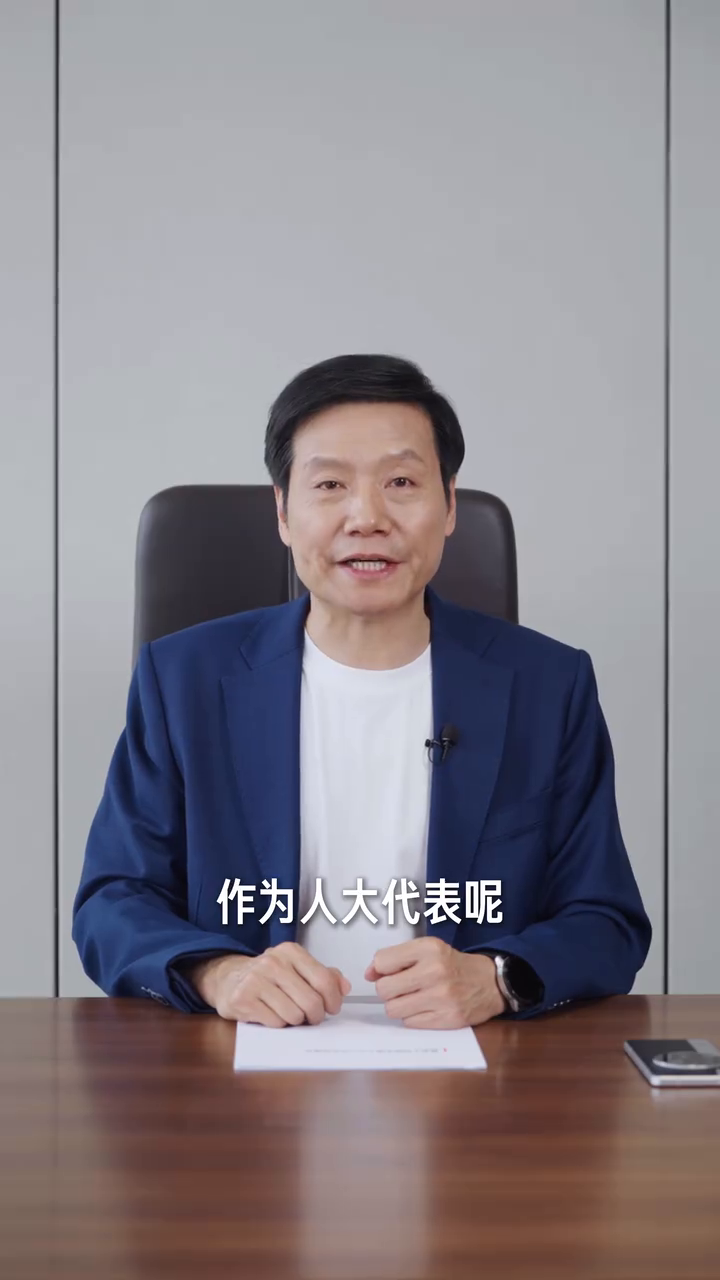
#> input picture frame 186 of test_video.mp4, 720 x 1280 px, given in place of test_2.mp4, which was not available
$ python K_Frame_Capture.py
#> lines starting #> are read from the running program, lines starting #| are printed output that depends on the picture
import cv2
import os
import pandas as pd

# 视频路径与输出路径
video_path = r"G:\videochat\my_design\test_2.mp4"
output_dir = r"G:\videochat\my_design\K_frame"
os.makedirs(output_dir, exist_ok=True)

# 打开视频
cap = cv2.VideoCapture(video_path)
if not cap.isOpened():
    raise ValueError("❌ 无法打开视频文件，请检查路径或格式是否正确！")

# 尝试读取第一帧
success, prev_frame = cap.read()
#> prev_frame is the input picture: shape (1280, 720, 3); mean B, G, R 137.8, 131.3, 137.3
if not success or prev_frame is None:
    raise ValueError("❌ 视频第一帧读取失败，可能视频损坏或格式不受支持。")

# 参数设定
frame_interval = 15 #每两帧比较一次
threshold = 30
fps = cap.get(cv2.CAP_PROP_FPS)
# print(fps)    视频帧率

frame_count = 0
kf_index = 0
timestamps = []

# 灰度预处理
prev_gray = cv2.cvtColor(prev_frame, cv2.COLOR_BGR2GRAY) # 先前帧的灰度处理
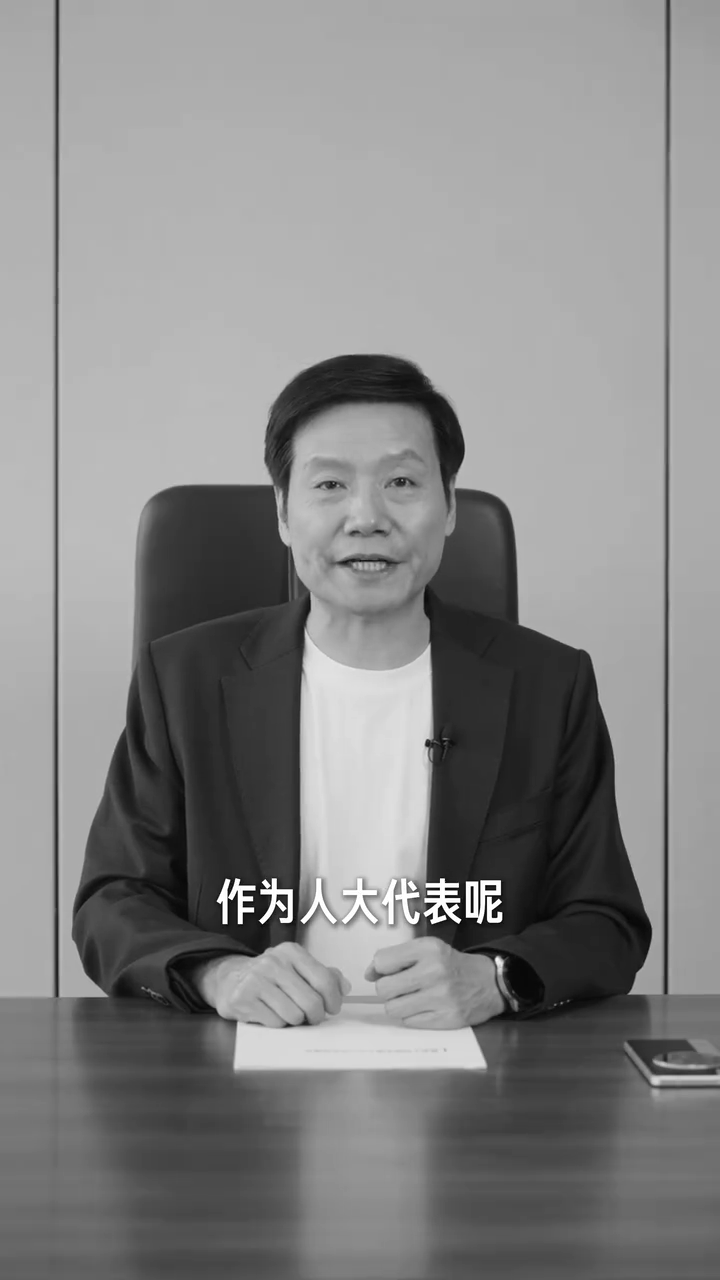
#> prev_gray: shape (1280, 720); min 0, max 255, mean 133.7

# 遍历帧
while True:
    ret, frame = cap.read()
    if not ret:
        break

    frame_count += 1
    if frame_count % frame_interval != 0:
        continue

    gray = cv2.cvtColor(frame, cv2.COLOR_BGR2GRAY)
    diff = cv2.absdiff(prev_gray, gray) #对比这个diff像素差值
    score = diff.mean()

    # [9 lines of commented-out code are left out]

    if score > threshold:
        timestamp = cap.get(cv2.CAP_PROP_POS_MSEC) / 1000.0
        output_path = os.path.join(output_dir, f"kf_{kf_index:03d}_{timestamp:.2f}s.jpg")
        cv2.imwrite(output_path, frame)
        timestamps.append((kf_index, timestamp, output_path))
        kf_index += 1
        prev_gray = gray

cap.release()

# 显示结果表格
import json

# 构造结构化字典列表
keyframes_data = [
    {
        "frame_index": idx,
        "timestamp": round(ts, 2),
        "image_path": output_path
    }
    for idx, ts, output_path in timestamps
]

# 保存为 JSON 文件
output_json_path = r"G:\videochat\my_design\K_frame\keyframes_info.json"
with open(output_json_path, "w", encoding="utf-8") as f:
    json.dump(keyframes_data, f, ensure_ascii=False, indent=2)

print(f"\n✅ 关键帧信息已保存为 JSON 文件：{output_json_path}")

$ run again, starting later in the video
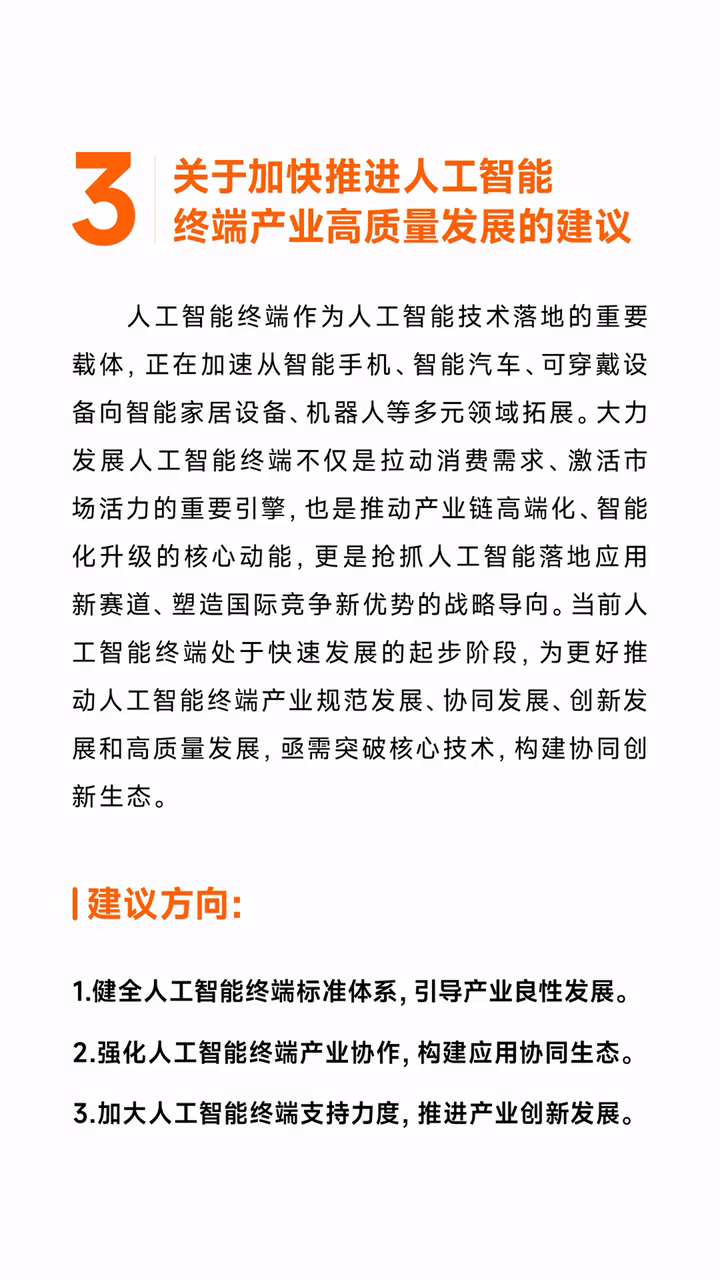
#> input picture frame 838 of test_video.mp4, 720 x 1280 px, given in place of test_2.mp4, which was not available
#> prev_frame is the input picture: shape (1280, 720, 3); mean B, G, R 235.2, 235, 240
#> `prev_gray = cv2.cvtColor(prev_frame, cv2.COLOR_BGR2GRAY)`:
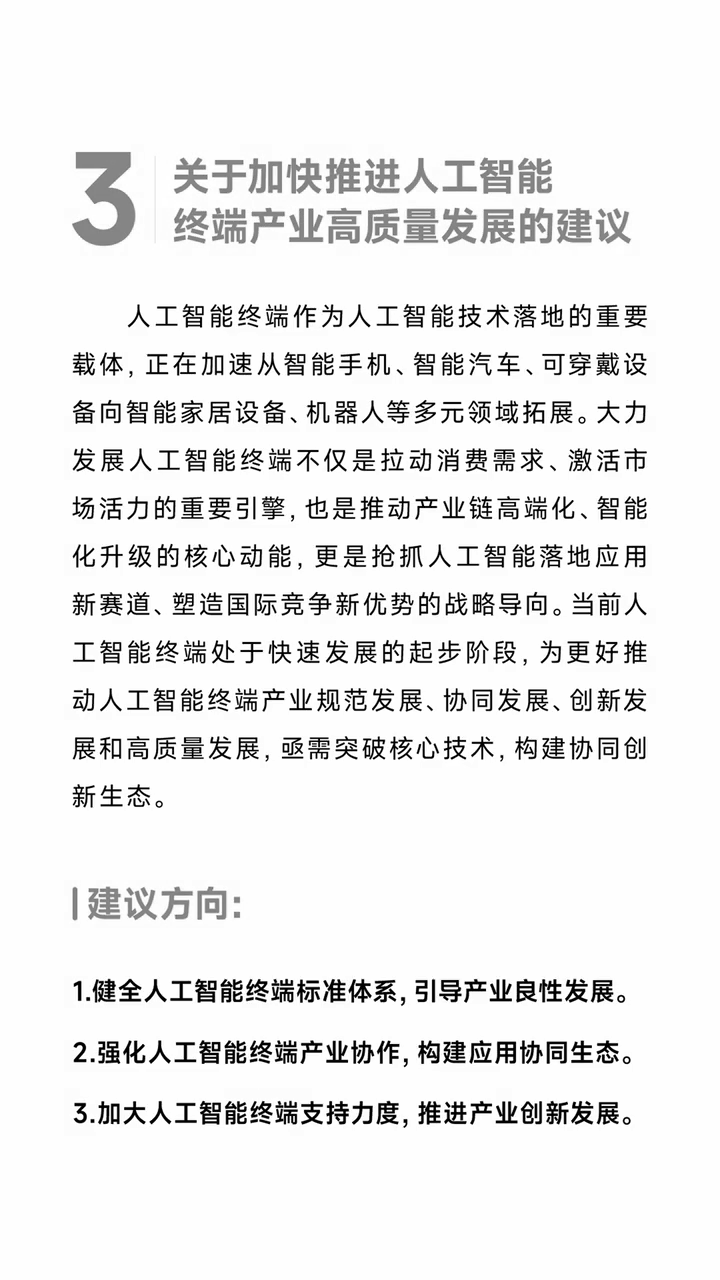
#> prev_gray: shape (1280, 720); min 0, max 255, mean 236.6

$ run again, starting later in the video
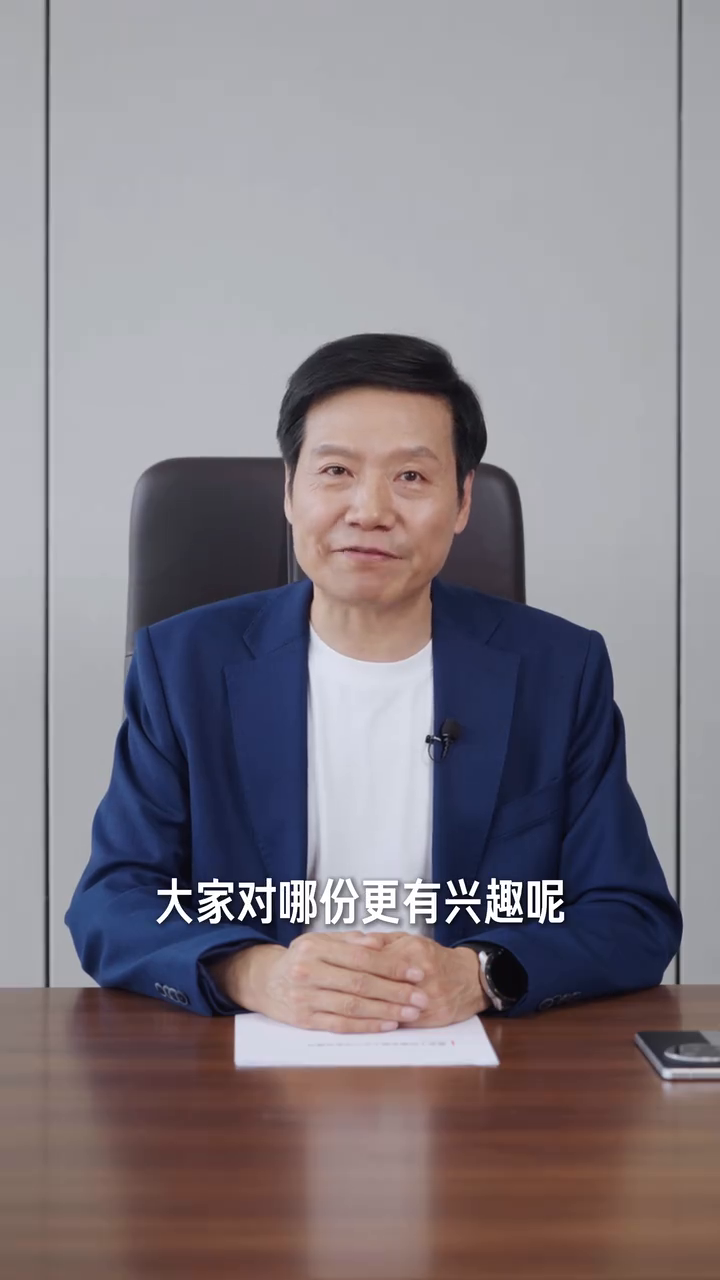
#> input picture frame 1490 of test_video.mp4, 720 x 1280 px, given in place of test_2.mp4, which was not available
#> prev_frame is the input picture: shape (1280, 720, 3); mean B, G, R 134.4, 127.6, 134.3
#> `prev_gray = cv2.cvtColor(prev_frame, cv2.COLOR_BGR2GRAY)`:
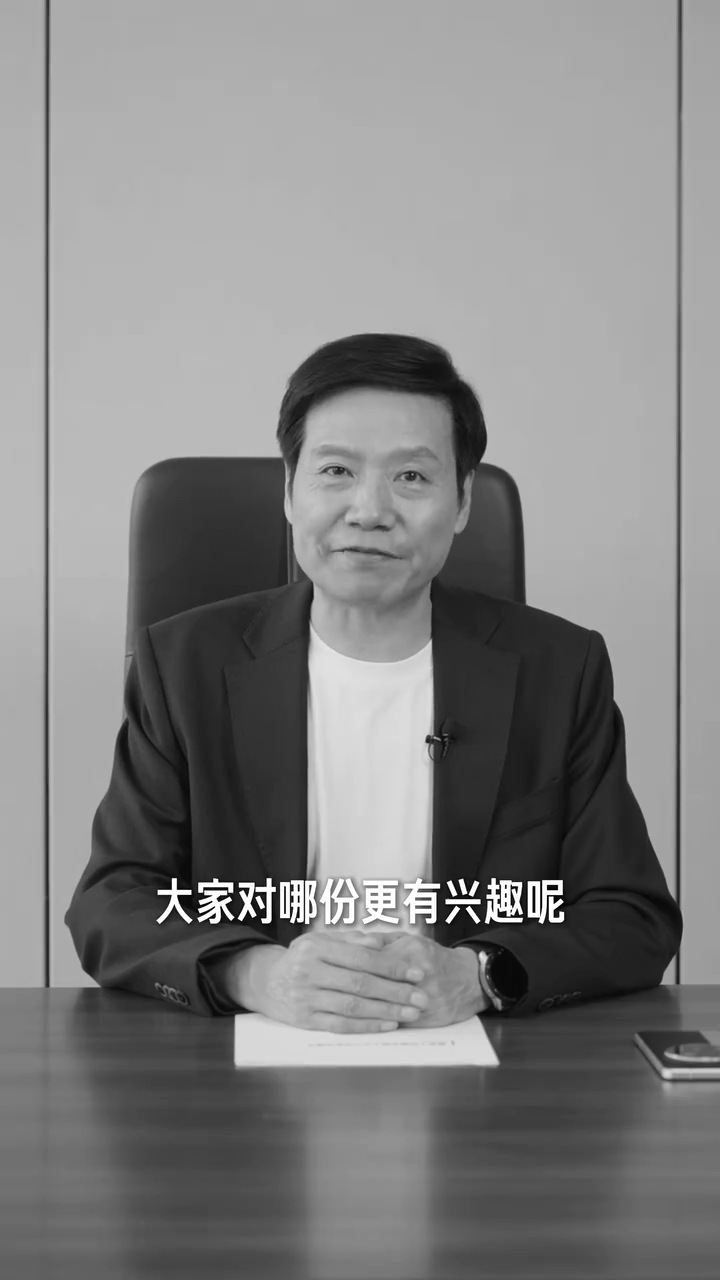
#> prev_gray: shape (1280, 720); min 0, max 255, mean 130.2
